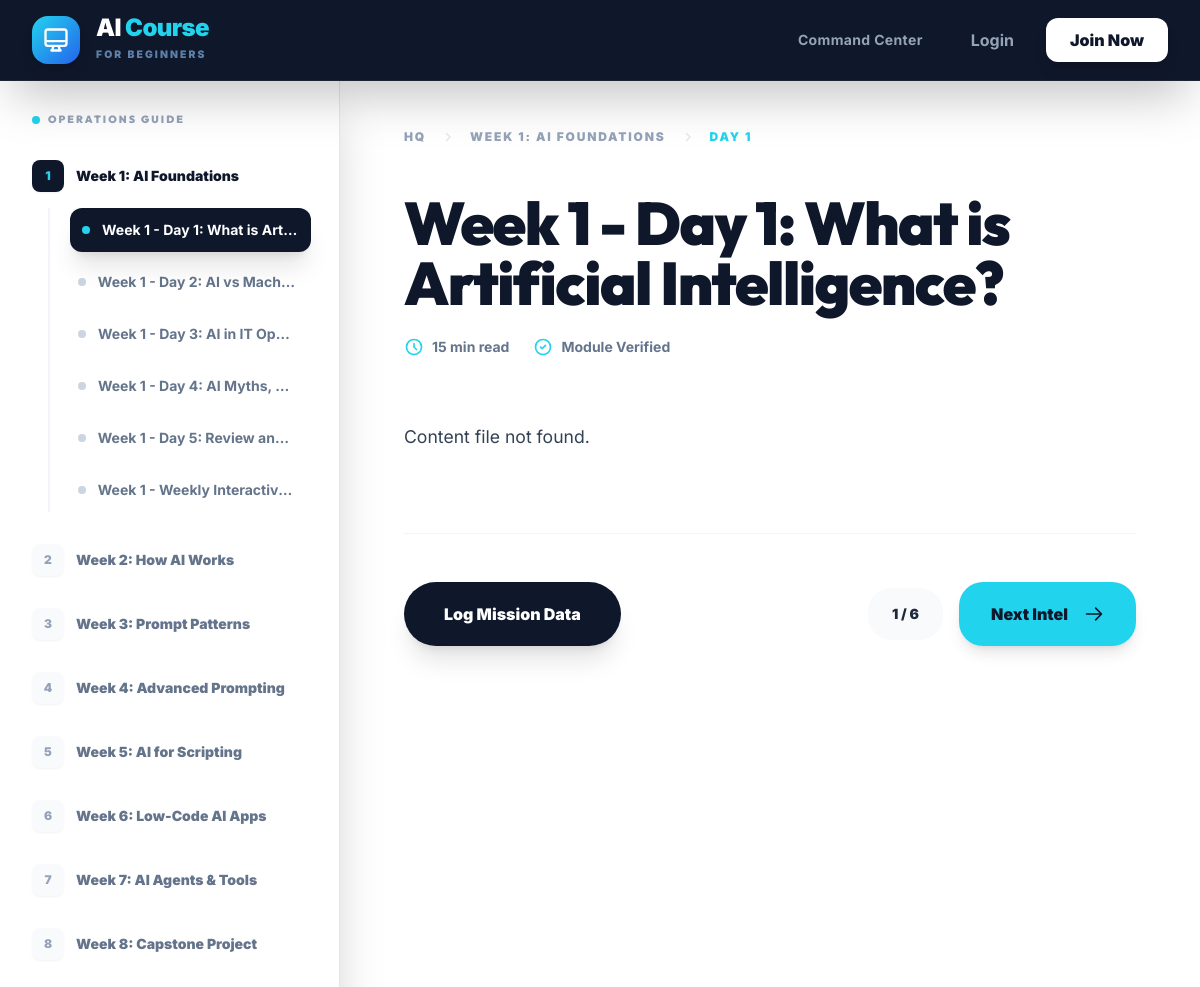
/lesson/1/, run on the app's committed database.
### courses/models.py (models this page shows, shortened)
class Module(models.Model):
    title = models.CharField(max_length=200)
    slug = models.SlugField(max_length=200, unique=True)
    description = models.TextField(blank=True)
    order = models.PositiveIntegerField(default=0)
    folder_name = models.CharField(max_length=100)  # e.g., 'week1'
    created_at = models.DateTimeField(auto_now_add=True)
    updated_at = models.DateTimeField(auto_now=True)
    class Meta:
        ordering = ['order']
        verbose_name = 'Module'
        verbose_name_plural = 'Modules'

class Lesson(models.Model):
    CONTENT_TYPE_CHOICES = [
        ('lesson', 'Lesson'),
        ('assessment', 'Assessment'),
    ]
    module = models.ForeignKey(Module, on_delete=models.CASCADE, related_name='lessons')
    title = models.CharField(max_length=300)
    slug = models.SlugField(max_length=300)
    file_path = models.CharField(max_length=500)  # Relative path to the markdown file
    content_type = models.CharField(max_length=20, choices=CONTENT_TYPE_CHOICES, default='lesson')
    order = models.PositiveIntegerField(default=0)
    created_at = models.DateTimeField(auto_now_add=True)
    updated_at = models.DateTimeField(auto_now=True)
    class Meta:
        ordering = ['module__order', 'order']
        unique_together = ['module', 'slug']
        verbose_name = 'Lesson'
        verbose_name_plural = 'Lessons'
    def get_next_lesson(self):
        next_in_module = Lesson.objects.filter(
            module=self.module,
            order__gt=self.order
        ).first()
        if next_in_module:
            return next_in_module
        next_module = Module.objects.filter(order__gt=self.module.order).first()
        if next_module:
            return next_module.lessons.first()
        return None
    def get_previous_lesson(self):
        prev_in_module = Lesson.objects.filter(
            module=self.module,
            order__lt=self.order
        ).order_by('-order').first()
        if prev_in_module:
            return prev_in_module
        prev_module = Module.objects.filter(order__lt=self.module.order).order_by('-order').first()
        if prev_module:
            return prev_module.lessons.order_by('-order').first()
        return None

### courses/views.py (the view)
# urls.py: path('lesson/<int:pk>/', views.LessonDetailView.as_view(), name='lesson_detail'),
class LessonDetailView(DetailView, QuizParsingMixin):
    model = Lesson
    template_name = 'courses/lesson_detail.html'
    context_object_name = 'lesson'
    def get_context_data(self, **kwargs):
        context = super().get_context_data(**kwargs)
        lesson = self.object
        content_html = self.render_lesson_content(lesson)
        context['content_html'] = content_html
        context['module_title'] = lesson.module.title
        context['module_slug'] = lesson.module.slug
        daily_quiz = self.parse_daily_quiz(lesson)
        context['daily_quiz'] = daily_quiz
        context['daily_quiz_json'] = json.dumps(daily_quiz) if daily_quiz else 'null'
        context['prev_lesson'] = lesson.get_previous_lesson()
        context['next_lesson'] = lesson.get_next_lesson()
        context['all_modules'] = Module.objects.prefetch_related('lessons').all()
        if self.request.user.is_authenticated:
            context['is_completed'] = UserProgress.objects.filter(
                user=self.request.user,
                lesson=lesson,
                completed=True
            ).exists()
        else:
            context['is_completed'] = False
        return context
    def render_lesson_content(self, lesson):
        file_path = settings.CURRICULUM_DIR / lesson.file_path
        try:
            with open(file_path, 'r', encoding='utf-8') as f:
                content = f.read()
            if content.startswith('---'):
                parts = content.split('---', 2)
                if len(parts) >= 3:
                    content = parts[2]
            quiz_markers = ["## Interactive Daily Quiz", "## 📝 Daily Quiz", "## Knowledge Check", "## Quiz"]
            for marker in quiz_markers:
                if marker in content:
                    content = content.split(marker)[0]
                    break
            content = re.sub(r'^#\s+.+?(\r?\n|$)', '', content.strip(), count=1)
            md = markdown.Markdown(extensions=[
                'tables',
                'fenced_code',
                'codehilite',
                'toc',
                'nl2br',
            ])
            html = md.convert(content)
            return html
        except FileNotFoundError:
            return '<p class="text-red-500">Content file not found.</p>'
        except Exception as e:
            return f'<p class="text-red-500">Error loading content: {e}</p>'
    def parse_daily_quiz(self, lesson):
        file_path = settings.CURRICULUM_DIR / lesson.file_path
        try:
            with open(file_path, 'r', encoding='utf-8') as f:
                content = f.read()
            quiz_markers = ["## Interactive Daily Quiz", "## 📝 Daily Quiz", "## Knowledge Check", "## Quiz"]
            quiz_content = ""
            for marker in quiz_markers:
                if marker in content:
                    quiz_content = content.split(marker)[1]
                    break
            if not quiz_content:
                return None
            return self.parse_quiz_content(quiz_content)
        except Exception as e:
            print(f"Error parsing daily quiz: {e}")
            return None

### templates/courses/lesson_detail.html (shortened to what this page needs)
{% extends 'base.html' %}
{% block content %}
<div class="flex flex-col lg:flex-row min-h-screen">
    <aside
        class="lg:w-85 bg-white border-r border-slate-200 shadow-2xl fixed lg:left-0 lg:top-20 lg:bottom-0 overflow-y-auto z-40 hidden lg:block scrollbar-hide">
        <div class="p-8">
            <h3
                class="text-[0.65rem] font-black text-slate-400 uppercase tracking-[0.2em] mb-8 flex items-center gap-2">
                <span class="w-2 h-2 bg-netadmin-400 rounded-full"></span>
                Operations Guide
            </h3>
            {% for module in all_modules %}
            <div class="mb-8">
                <div class="flex items-center gap-3 mb-4 group cursor-pointer">
                    <div
                        class="w-8 h-8 rounded-lg {% if module == lesson.module %}bg-netadmin-900 text-netadmin-400{% else %}bg-slate-50 text-slate-400{% endif %} flex items-center justify-center font-black text-xs shadow-sm transition-all group-hover:scale-110">
                        {{ module.order }}
                    </div>
                    <a href="{% url 'courses:module_detail' module.slug %}"
                        class="text-sm font-black {% if module == lesson.module %}text-netadmin-900{% else %}text-slate-500 hover:text-netadmin-900 transition-colors{% endif %}">
                        {{ module.title }}
                    </a>
                </div>
                {% if module == lesson.module %}
                <div class="ml-4 pl-4 border-l-2 border-slate-100 space-y-2">
                    {% for mod_lesson in module.lessons.all %}
                    <a href="{% if mod_lesson.content_type == 'assessment' %}{% url 'courses:assessment' mod_lesson.pk %}{% else %}{% url 'courses:lesson_detail' mod_lesson.pk %}{% endif %}"
                        class="flex items-center gap-3 p-3 rounded-xl text-sm transition-all group {% if mod_lesson == lesson %}bg-netadmin-900 text-white shadow-xl translate-x-1{% else %}text-slate-500 hover:bg-slate-50 hover:text-netadmin-900{% endif %}">
                        <div
                            class="w-2 h-2 rounded-full {% if mod_lesson == lesson %}bg-netadmin-400{% else %}bg-slate-300 group-hover:bg-netadmin-400{% endif %} transition-colors">
                        </div>
                        <span class="truncate font-bold">{{ mod_lesson.title|truncatechars:28 }}</span>
                    </a>
                    {% endfor %}
                </div>
                {% endif %}
            </div>
            {% endfor %}
        </div>
    </aside>
    <main class="flex-1 lg:ml-85 bg-white">
        <div class="max-w-5xl mx-auto px-6 sm:px-10 lg:px-16 py-12">
            <nav class="mb-12">
                <ol
                    class="flex items-center gap-4 text-xs font-black uppercase tracking-[0.15em] text-slate-400 flex-wrap">
                    <li><a href="{% url 'courses:dashboard' %}" class="hover:text-netadmin-900 transition-colors">HQ</a>
                    </li>
                    <li><svg class="w-3 h-3 text-slate-200" fill="none" stroke="currentColor" viewBox="0 0 24 24">
                            <path stroke-linecap="round" stroke-linejoin="round" stroke-width="3" d="M9 5l7 7-7 7">
                            </path>
                        </svg></li>
                    <li><a href="{% url 'courses:module_detail' module_slug %}"
                            class="hover:text-netadmin-900 transition-colors">{{ module_title }}</a></li>
                    <li><svg class="w-3 h-3 text-slate-200" fill="none" stroke="currentColor" viewBox="0 0 24 24">
                            <path stroke-linecap="round" stroke-linejoin="round" stroke-width="3" d="M9 5l7 7-7 7">
                            </path>
                        </svg></li>
                    <li class="text-netadmin-400">Day {{ lesson.order }}</li>
                </ol>
            </nav>
            <article class="relative">
                <header class="mb-16">
                    <h1 class="text-4xl md:text-6xl font-black text-netadmin-900 mb-6 leading-tight tracking-tight">
                        {{ lesson.title }}
                    </h1>
                    <div class="flex items-center gap-6 text-sm">
                        <div class="flex items-center gap-2 text-slate-500">
                            <svg class="w-5 h-5 text-netadmin-400" fill="none" stroke="currentColor"
                                viewBox="0 0 24 24">
                                <path stroke-linecap="round" stroke-linejoin="round" stroke-width="2"
                                    d="M12 8v4l3 3m6-3a9 9 0 11-18 0 9 9 0 0118 0z"></path>
                            </svg>
                            <span class="font-bold">15 min read</span>
                        </div>
                        <div class="flex items-center gap-2 text-slate-500">
                            <svg class="w-5 h-5 text-netadmin-400" fill="none" stroke="currentColor"
                                viewBox="0 0 24 24">
                                <path stroke-linecap="round" stroke-linejoin="round" stroke-width="2"
                                    d="M9 12l2 2 4-4m6 2a9 9 0 11-18 0 9 9 0 0118 0z"></path>
                            </svg>
                            <span class="font-bold">Module Verified</span>
                        </div>
                    </div>
                </header>
                <div class="prose prose-slate prose-lg max-w-none">
                    {{ content_html|safe }}
                </div>
            </article>
            <div
                class="mt-20 flex flex-col sm:flex-row items-center justify-between gap-8 pt-12 border-t border-slate-100 mb-12">
                <div class="flex items-center gap-4">
                    {% if user.is_authenticated %}
                    <button id="mark-complete-btn"
                        class="h-16 px-10 rounded-[2rem] font-black transition-all flex items-center gap-3 shadow-xl hover:scale-105 active:scale-95 {% if is_completed %}bg-emerald-500 text-white cursor-default{% else %}bg-netadmin-900 text-white hover:bg-slate-800{% endif %}"
                        {% if is_completed %}disabled{% endif %}>
                        {% if is_completed %}
                        <svg class="w-6 h-6" fill="currentColor" viewBox="0 0 20 20">
                            <path fill-rule="evenodd"
                                d="M10 18a8 8 0 100-16 8 8 0 000 16zm3.707-9.293a1 1 0 00-1.414-1.414L9 10.586 7.707 9.293a1 1 0 00-1.414 1.414l2 2a1 1 0 001.414 0l4-4z"
                                clip-rule="evenodd"></path>
                        </svg>
                        Validated
                        {% else %}
                        <svg class="w-6 h-6 text-netadmin-400" fill="none" stroke="currentColor" viewBox="0 0 24 24">
                            <path stroke-linecap="round" stroke-linejoin="round" stroke-width="2" d="M5 13l4 4L19 7">
                            </path>
                        </svg>
                        Complete Session
                        {% endif %}
                    </button>
                    {% else %}
                    <a href="{% url 'users:login' %}?next={{ request.path }}"
                        class="h-16 px-10 flex items-center justify-center bg-netadmin-900 text-white rounded-[2rem] font-black transition-all shadow-xl hover:scale-105">
                        Log Mission Data
                    </a>
                    {% endif %}
                </div>
                <div class="flex items-center gap-4">
                    <div class="bg-slate-50 px-6 py-4 rounded-[1.5rem] font-black text-slate-800 text-sm">
                        {{ lesson.order }} / {{ lesson.module.lessons.count }}
                    </div>
                    {% if next_lesson %}
                    <a href="{% if next_lesson.content_type == 'assessment' %}{% url 'courses:assessment' next_lesson.pk %}{% else %}{% url 'courses:lesson_detail' next_lesson.pk %}{% endif %}"
                        class="h-16 px-8 bg-netadmin-400 text-netadmin-900 rounded-[1.5rem] flex items-center justify-center font-black group hover:bg-netadmin-500 transition-all shadow-lg hover:scale-105">
                        <span class="mr-4">Next Intel</span>
                        <svg class="w-5 h-5 group-hover:translate-x-1 transition-transform" fill="none"
                            stroke="currentColor" viewBox="0 0 24 24">
                            <path stroke-linecap="round" stroke-linejoin="round" stroke-width="2"
                                d="M14 5l7 7m0 0l-7 7m7-7H3"></path>
                        </svg>
                    </a>
                    {% else %}
                    <a href="{% url 'courses:dashboard' %}"
                        class="h-16 px-8 bg-emerald-500 text-white rounded-[1.5rem] flex items-center justify-center font-black transition-all shadow-lg hover:scale-105">
                        HQ Dashboard
                    </a>
                    {% endif %}
                </div>
            </div>
        </div>
    </main>
</div>
{% endblock %}

### templates/base.html (style rules this page uses)
:root { --primary: #0f172a; --accent: #22d3ee; --font-main: 'Inter', sans-serif; --font-headings: 'Outfit', sans-serif; }
body { font-family: var(--font-main); color: #1e293b; }
h1, h2, h3, h4, h5, h6 { font-family: var(--font-headings); }
.prose { max-width: 75ch; line-height: 1.8; font-size: 1.1rem; }
.prose p { margin-bottom: 1.5rem; color: #334155; }
html { scroll-behavior: smooth; }

### data on the page
Module: order "1", title "Week 1: AI Foundations", title "WEEK 1: AI FOUNDATIONS"
Lesson: title "Week 1 - Day 1: What is Art…", order "1", title "Week 1 - Day 1: What is Artificial Intelligence?", module.lessons.count "6"
Lesson: title "Week 1 - Day 2: AI vs Mac…"
Lesson: title "Week 1 - Day 3: AI in IT Op…"
Lesson: title "Week 1 - Day 4: AI Myths,…"
Lesson: title "Week 1 - Day 5: Review an…"
Lesson: title "Week 1 - Weekly Interactiv…"
Module: order "2", title "Week 2: How AI Works"
Module: order "3", title "Week 3: Prompt Patterns"
Module: order "4", title "Week 4: Advanced Prompting"
Module: order "5", title "Week 5: AI for Scripting"
Module: order "6", title "Week 6: Low-Code AI Apps"
Module: order "7", title "Week 7: AI Agents & Tools"
Module: order "8", title "Week 8: Capstone Project"

### other printed values
{{ content_html|safe }} "Content file not found."
